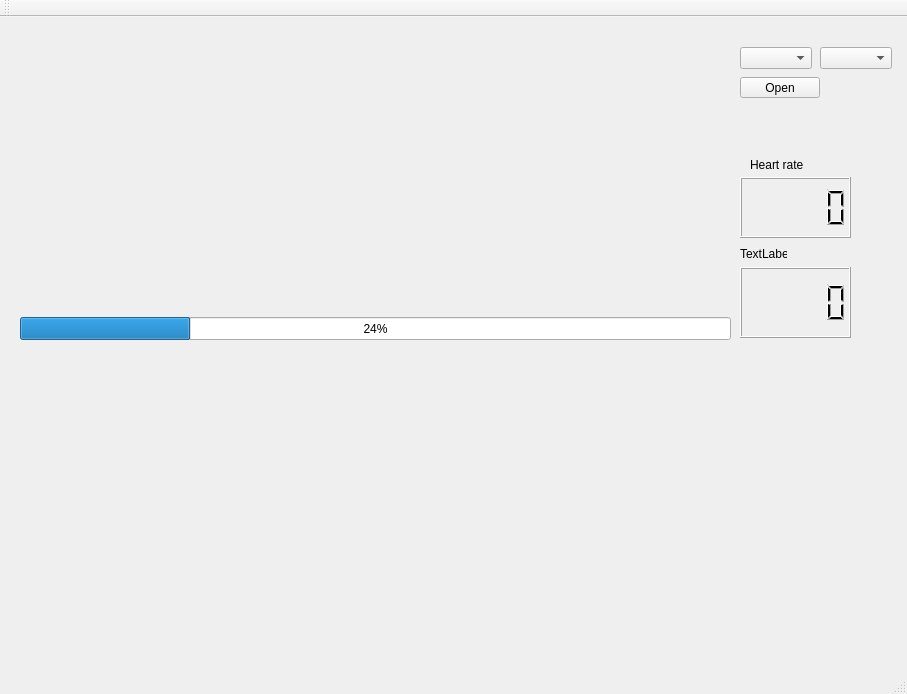
<?xml version="1.0" encoding="UTF-8"?>
<ui version="4.0">
 <class>MainWindow</class>
 <widget class="QMainWindow" name="MainWindow">
  <property name="geometry">
   <rect>
    <x>0</x>
    <y>0</y>
    <width>907</width>
    <height>694</height>
   </rect>
  </property>
  <property name="windowTitle">
   <string>MainWindow</string>
  </property>
  <widget class="QWidget" name="centralWidget">
   <widget class="QCustomPlot" name="widget" native="true">
    <property name="geometry">
     <rect>
      <x>20</x>
      <y>20</y>
      <width>711</width>
      <height>271</height>
     </rect>
    </property>
   </widget>
   <widget class="QComboBox" name="comboBox">
    <property name="geometry">
     <rect>
      <x>740</x>
      <y>30</y>
      <width>72</width>
      <height>22</height>
     </rect>
    </property>
   </widget>
   <widget class="QPushButton" name="pushButton">
    <property name="geometry">
     <rect>
      <x>740</x>
      <y>60</y>
      <width>80</width>
      <height>21</height>
     </rect>
    </property>
    <property name="text">
     <string>Open</string>
    </property>
   </widget>
   <widget class="QCustomPlot" name="widget_2" native="true">
    <property name="geometry">
     <rect>
      <x>20</x>
      <y>330</y>
      <width>711</width>
      <height>251</height>
     </rect>
    </property>
   </widget>
   <widget class="QProgressBar" name="progressBar">
    <property name="geometry">
     <rect>
      <x>20</x>
      <y>300</y>
      <width>711</width>
      <height>23</height>
     </rect>
    </property>
    <property name="value">
     <number>24</number>
    </property>
   </widget>
   <widget class="QLCDNumber" name="lcdNumber">
    <property name="geometry">
     <rect>
      <x>740</x>
      <y>160</y>
      <width>111</width>
      <height>61</height>
     </rect>
    </property>
   </widget>
   <widget class="QLabel" name="label">
    <property name="geometry">
     <rect>
      <x>750</x>
      <y>140</y>
      <width>61</width>
      <height>16</height>
     </rect>
    </property>
    <property name="text">
     <string>Heart rate</string>
    </property>
   </widget>
   <widget class="QLabel" name="label_2">
    <property name="geometry">
     <rect>
      <x>740</x>
      <y>230</y>
      <width>47</width>
      <height>13</height>
     </rect>
    </property>
    <property name="text">
     <string>TextLabel</string>
    </property>
   </widget>
   <widget class="QLCDNumber" name="lcdNumber_2">
    <property name="geometry">
     <rect>
      <x>740</x>
      <y>250</y>
      <width>111</width>
      <height>71</height>
     </rect>
    </property>
   </widget>
   <widget class="QComboBox" name="comboBox_2">
    <property name="geometry">
     <rect>
      <x>820</x>
      <y>30</y>
      <width>72</width>
      <height>22</height>
     </rect>
    </property>
   </widget>
  </widget>
  <widget class="QMenuBar" name="menuBar">
   <property name="geometry">
    <rect>
     <x>0</x>
     <y>0</y>
     <width>907</width>
     <height>20</height>
    </rect>
   </property>
  </widget>
  <widget class="QToolBar" name="mainToolBar">
   <attribute name="toolBarArea">
    <enum>TopToolBarArea</enum>
   </attribute>
   <attribute name="toolBarBreak">
    <bool>false</bool>
   </attribute>
  </widget>
  <widget class="QStatusBar" name="statusBar"/>
 </widget>
 <layoutdefault spacing="6" margin="11"/>
 <customwidgets>
  <customwidget>
   <class>QCustomPlot</class>
   <extends>QWidget</extends>
   <header>qcustomplot.h</header>
   <container>1</container>
  </customwidget>
 </customwidgets>
 <resources/>
 <connections/>
</ui>
